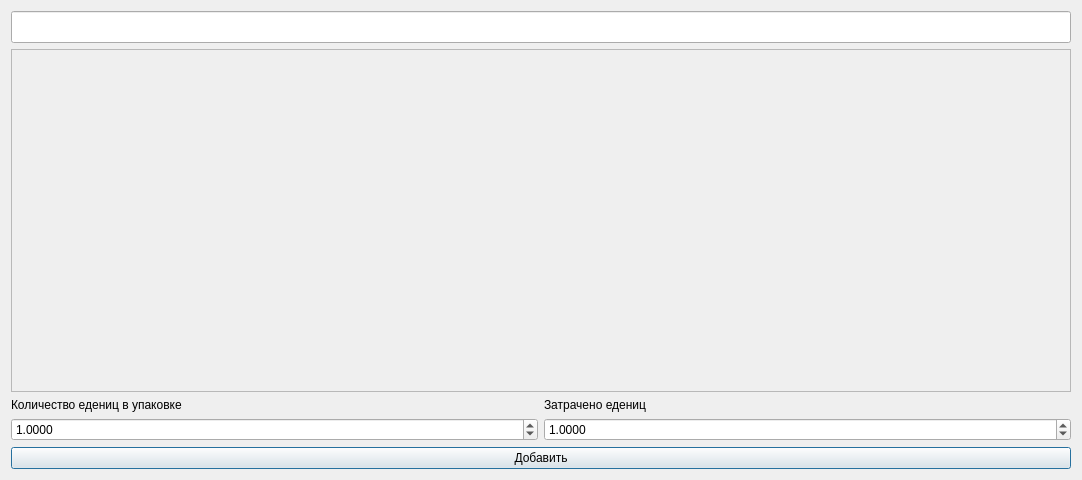
<?xml version="1.0" encoding="UTF-8"?>
<ui version="4.0">
 <class>AddItemToComplexMaterial</class>
 <widget class="QDialog" name="AddItemToComplexMaterial">
  <property name="geometry">
   <rect>
    <x>0</x>
    <y>0</y>
    <width>1082</width>
    <height>480</height>
   </rect>
  </property>
  <property name="windowTitle">
   <string>Добавить позицию в комплексный материал</string>
  </property>
  <layout class="QGridLayout" name="gridLayout">
   <item row="3" column="1">
    <widget class="QDoubleSpinBox" name="doubleSpinBox_2">
     <property name="decimals">
      <number>4</number>
     </property>
     <property name="maximum">
      <double>99999.990000000005239</double>
     </property>
     <property name="value">
      <double>1.000000000000000</double>
     </property>
    </widget>
   </item>
   <item row="1" column="0" colspan="2">
    <widget class="QTextEdit" name="textEdit">
     <property name="enabled">
      <bool>false</bool>
     </property>
     <property name="font">
      <font>
       <pointsize>15</pointsize>
      </font>
     </property>
    </widget>
   </item>
   <item row="4" column="0" colspan="2">
    <widget class="QPushButton" name="pushButton">
     <property name="text">
      <string>Добавить</string>
     </property>
    </widget>
   </item>
   <item row="2" column="1">
    <widget class="QLabel" name="label_2">
     <property name="text">
      <string>Затрачено едениц</string>
     </property>
    </widget>
   </item>
   <item row="3" column="0">
    <widget class="QDoubleSpinBox" name="doubleSpinBox">
     <property name="decimals">
      <number>4</number>
     </property>
     <property name="maximum">
      <double>99999.990000000005239</double>
     </property>
     <property name="value">
      <double>1.000000000000000</double>
     </property>
    </widget>
   </item>
   <item row="0" column="0" colspan="2">
    <widget class="QLineEdit" name="lineEdit">
     <property name="sizePolicy">
      <sizepolicy hsizetype="Expanding" vsizetype="Fixed">
       <horstretch>0</horstretch>
       <verstretch>0</verstretch>
      </sizepolicy>
     </property>
     <property name="sizeIncrement">
      <size>
       <width>0</width>
       <height>0</height>
      </size>
     </property>
     <property name="font">
      <font>
       <pointsize>15</pointsize>
      </font>
     </property>
    </widget>
   </item>
   <item row="2" column="0">
    <widget class="QLabel" name="label">
     <property name="text">
      <string>Количество едениц в упаковке</string>
     </property>
    </widget>
   </item>
  </layout>
 </widget>
 <resources/>
 <connections/>
</ui>
